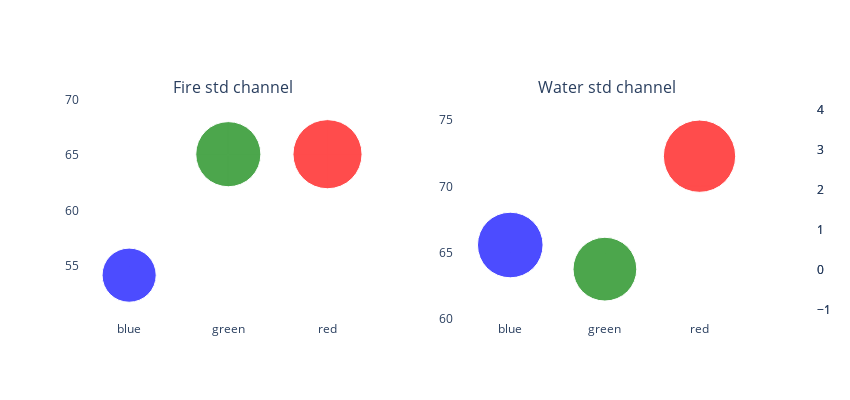

The notebook cell this image was saved under:
### Markdown cell above
* The distribution of pixels in the channels is similar, mainly between the green and red channels, the blue channel is the one with the most difference in its distribution where for fire type pokemon there is a low occurrence between 200 and 255 pixel value.

### Code cell
import plotly.graph_objects as go
from plotly.subplots import make_subplots

g_fire = np.std(np.array(list_g_f), axis=0)
r_fire = np.std(np.array(list_r_f), axis=0)
b_fire = np.std(np.array(list_b_f), axis=0)


g_water = np.std(np.array(list_g_w), axis=0)
r_water = np.std(np.array(list_r_w), axis=0)
b_water = np.std(np.array(list_b_w), axis=0)

fig = make_subplots(rows=1, cols=2, subplot_titles=("Fire std channel","Water std channel"))
fig.add_trace(go.Scatter(
    y=[b_fire, g_fire, g_fire],
    x=['blue', 'green', 'red'],
    mode='markers',
    marker=dict(size=[b_fire, g_fire, r_fire],
                color=['blue', 'green', 'red'],
                showscale=True)
), row=1, col=1)

fig.add_trace(go.Scatter(
    y=[b_water, g_water, r_water],
    x=['blue', 'green', 'red'],
    mode='markers',
    marker=dict(size=[b_water, g_water, r_water],
                color=['blue', 'green', 'red'],
                showscale=True)
), row=1, col=2)
fig.update_layout(showlegend=False)
fig.update_layout({
        'plot_bgcolor': 'rgba(0, 0, 0, 0)',
        'paper_bgcolor': 'rgba(0, 0, 0, 0)',
        'width': 850, 
        'height': 400

})
fig.show()

### Figure 1 — Plotly figure (JSON) as saved in the notebook; plotly's stock layout.template omitted (floating-point values rounded to 4 significant figures)
{"data": [{"marker": {"color": ["blue", "green", "red"], "showscale": true, "size": [54.13, 65.1, 69.1]}, "mode": "markers", "type": "scatter", "x": ["blue", "green", "red"], "xaxis": "x", "y": [54.13, 65.1, 65.1], "yaxis": "y"}, {"marker": {"color": ["blue", "green", "red"], "showscale": true, "size": [65.57, 63.74, 72.29]}, "mode": "markers", "type": "scatter", "x": ["blue", "green", "red"], "xaxis": "x2", "y": [65.57, 63.74, 72.29], "yaxis": "y2"}], "layout": {"annotations": [{"font": {"size": 16}, "showarrow": false, "text": "Fire std channel", "x": 0.225, "xanchor": "center", "xref": "paper", "y": 1, "yanchor": "bottom", "yref": "paper"}, {"font": {"size": 16}, "showarrow": false, "text": "Water std channel", "x": 0.775, "xanchor": "center", "xref": "paper", "y": 1, "yanchor": "bottom", "yref": "paper"}], "height": 400, "paper_bgcolor": "rgba(0, 0, 0, 0)", "plot_bgcolor": "rgba(0, 0, 0, 0)", "showlegend": false, "width": 850, "xaxis": {"anchor": "y", "domain": [0, 0.45]}, "xaxis2": {"anchor": "y2", "domain": [0.55, 1]}, "yaxis": {"anchor": "x", "domain": [0, 1]}, "yaxis2": {"anchor": "x2", "domain": [0, 1]}}}
